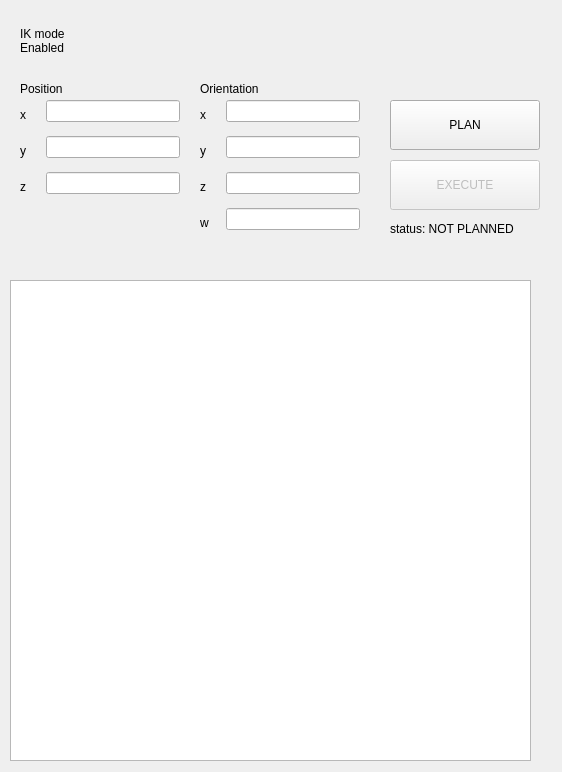
<?xml version="1.0" encoding="UTF-8"?>
<ui version="4.0">
 <class>Dialog</class>
 <widget class="QDialog" name="Dialog">
  <property name="geometry">
   <rect>
    <x>0</x>
    <y>0</y>
    <width>562</width>
    <height>772</height>
   </rect>
  </property>
  <property name="windowTitle">
   <string>IK mode</string>
  </property>
  <widget class="QWidget" name="formLayoutWidget">
   <property name="geometry">
    <rect>
     <x>20</x>
     <y>100</y>
     <width>160</width>
     <height>104</height>
    </rect>
   </property>
   <layout class="QFormLayout" name="current_position">
    <item row="0" column="0">
     <widget class="QLabel" name="xLabel">
      <property name="minimumSize">
       <size>
        <width>20</width>
        <height>30</height>
       </size>
      </property>
      <property name="text">
       <string>x</string>
      </property>
     </widget>
    </item>
    <item row="0" column="1">
     <widget class="QLineEdit" name="xCurPosLineEdit"/>
    </item>
    <item row="1" column="0">
     <widget class="QLabel" name="yLabel">
      <property name="minimumSize">
       <size>
        <width>0</width>
        <height>30</height>
       </size>
      </property>
      <property name="text">
       <string>y</string>
      </property>
     </widget>
    </item>
    <item row="1" column="1">
     <widget class="QLineEdit" name="yCurPosLineEdit"/>
    </item>
    <item row="2" column="0">
     <widget class="QLabel" name="zLabel">
      <property name="minimumSize">
       <size>
        <width>0</width>
        <height>30</height>
       </size>
      </property>
      <property name="text">
       <string>z</string>
      </property>
     </widget>
    </item>
    <item row="2" column="1">
     <widget class="QLineEdit" name="zCurPosLineEdit"/>
    </item>
   </layout>
  </widget>
  <widget class="QWidget" name="formLayoutWidget_3">
   <property name="geometry">
    <rect>
     <x>200</x>
     <y>100</y>
     <width>160</width>
     <height>140</height>
    </rect>
   </property>
   <layout class="QFormLayout" name="formLayout">
    <item row="0" column="0">
     <widget class="QLabel" name="xCurOriLabel">
      <property name="minimumSize">
       <size>
        <width>20</width>
        <height>30</height>
       </size>
      </property>
      <property name="text">
       <string>x</string>
      </property>
     </widget>
    </item>
    <item row="0" column="1">
     <widget class="QLineEdit" name="xCurOriLineEdit"/>
    </item>
    <item row="1" column="0">
     <widget class="QLabel" name="yCurOriLabel">
      <property name="minimumSize">
       <size>
        <width>20</width>
        <height>30</height>
       </size>
      </property>
      <property name="text">
       <string>y</string>
      </property>
     </widget>
    </item>
    <item row="1" column="1">
     <widget class="QLineEdit" name="yCurOriLineEdit"/>
    </item>
    <item row="2" column="0">
     <widget class="QLabel" name="zCurOriLabel">
      <property name="minimumSize">
       <size>
        <width>20</width>
        <height>30</height>
       </size>
      </property>
      <property name="text">
       <string>z</string>
      </property>
     </widget>
    </item>
    <item row="2" column="1">
     <widget class="QLineEdit" name="zCurOriLineEdit"/>
    </item>
    <item row="3" column="0">
     <widget class="QLabel" name="wCurOriLabel">
      <property name="minimumSize">
       <size>
        <width>20</width>
        <height>30</height>
       </size>
      </property>
      <property name="text">
       <string>w</string>
      </property>
     </widget>
    </item>
    <item row="3" column="1">
     <widget class="QLineEdit" name="wCurOriLineEdit"/>
    </item>
   </layout>
  </widget>
  <widget class="QLabel" name="label">
   <property name="geometry">
    <rect>
     <x>20</x>
     <y>80</y>
     <width>67</width>
     <height>17</height>
    </rect>
   </property>
   <property name="text">
    <string>Position</string>
   </property>
  </widget>
  <widget class="QLabel" name="label_2">
   <property name="geometry">
    <rect>
     <x>200</x>
     <y>80</y>
     <width>91</width>
     <height>17</height>
    </rect>
   </property>
   <property name="text">
    <string>Orientation</string>
   </property>
  </widget>
  <widget class="QPushButton" name="l1_power_btn">
   <property name="enabled">
    <bool>true</bool>
   </property>
   <property name="geometry">
    <rect>
     <x>120</x>
     <y>20</y>
     <width>41</width>
     <height>41</height>
    </rect>
   </property>
   <property name="sizePolicy">
    <sizepolicy hsizetype="Minimum" vsizetype="Fixed">
     <horstretch>0</horstretch>
     <verstretch>0</verstretch>
    </sizepolicy>
   </property>
   <property name="minimumSize">
    <size>
     <width>41</width>
     <height>21</height>
    </size>
   </property>
   <property name="maximumSize">
    <size>
     <width>16777215</width>
     <height>16777215</height>
    </size>
   </property>
   <property name="baseSize">
    <size>
     <width>41</width>
     <height>21</height>
    </size>
   </property>
   <property name="styleSheet">
    <string notr="true">QPushButton{
	background-color: none;
	border-radius: 3%;
}</string>
   </property>
   <property name="text">
    <string/>
   </property>
   <property name="icon">
    <iconset resource="buttons.qrc">
     <normaloff>:/toggle/off</normaloff>
     <normalon>:/toggle/on</normalon>:/toggle/off</iconset>
   </property>
   <property name="iconSize">
    <size>
     <width>41</width>
     <height>40</height>
    </size>
   </property>
   <property name="checkable">
    <bool>true</bool>
   </property>
   <property name="checked">
    <bool>true</bool>
   </property>
   <property name="flat">
    <bool>true</bool>
   </property>
  </widget>
  <widget class="QLabel" name="label_3">
   <property name="geometry">
    <rect>
     <x>20</x>
     <y>20</y>
     <width>91</width>
     <height>41</height>
    </rect>
   </property>
   <property name="text">
    <string>IK mode
Enabled</string>
   </property>
  </widget>
  <widget class="QPushButton" name="pushButton">
   <property name="geometry">
    <rect>
     <x>390</x>
     <y>100</y>
     <width>150</width>
     <height>50</height>
    </rect>
   </property>
   <property name="text">
    <string>PLAN</string>
   </property>
  </widget>
  <widget class="QPushButton" name="pushButton_2">
   <property name="enabled">
    <bool>false</bool>
   </property>
   <property name="geometry">
    <rect>
     <x>390</x>
     <y>160</y>
     <width>150</width>
     <height>50</height>
    </rect>
   </property>
   <property name="text">
    <string>EXECUTE</string>
   </property>
  </widget>
  <widget class="QTableWidget" name="tableWidget">
   <property name="geometry">
    <rect>
     <x>10</x>
     <y>280</y>
     <width>521</width>
     <height>481</height>
    </rect>
   </property>
  </widget>
  <widget class="QLabel" name="label_4">
   <property name="geometry">
    <rect>
     <x>390</x>
     <y>220</y>
     <width>151</width>
     <height>17</height>
    </rect>
   </property>
   <property name="text">
    <string>status: NOT PLANNED</string>
   </property>
  </widget>
 </widget>
 <resources>
  <include location="buttons.qrc"/>
 </resources>
 <connections/>
</ui>
